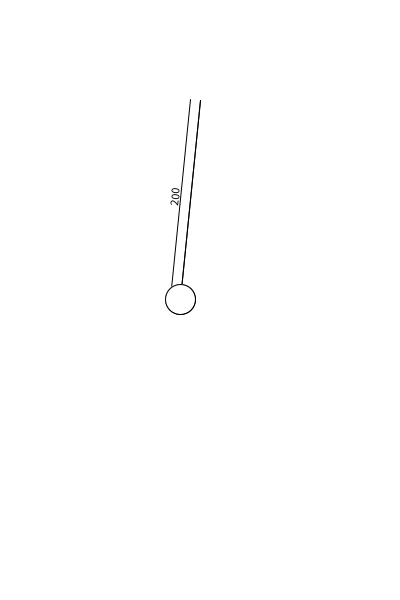
Frame 1 (no input)
Frame 60 (the mouse pressed at the canvas centre just before this capture): identical to frame 1, image omitted
Frame 120 (the mouse held since frame 60 and released just before this capture): identical to frame 1, image omitted

The Processing sketch that drew this single still picture (run headless with seeded random() and noise(); from frame 60 on, the mouse is pressed at the canvas centre):

// Processing sketch: week05_09_pendulum_final_target
// ── week05_09_pendulum_final_target.pde
//https://www.youtube.com/watch?v=sJG-rXBbmCc
// For the Love of Physics - Walter Lewin - May 16, 2011
//F=mg, 在切線上的分量是 mg*sin(angle) = F = ma
// a = g*sin(angle)
// v+=a; dx+=v; len*sin(dangle)=dx
// dangle = arccos(dx/len)
PVector p0, p1;
float angle=0.1, angle0=0.1, len=200;
float dangle=0, v=0;
boolean bAnim=false;
void setup(){
  size(400,600);
  p0=new PVector(200,100);
}
void draw(){
  background(255);
  drawLine(p0, len, angle0, true);//秀出對應的長度label
  drawLine(p0, len, angle, false);//用來畫動畫的單擺
  if(bAnim){
//F=mg, 在切線上的分量是 mg*sin(angle) = F = ma
// 加速度 a = g*sin(angle)
// v+=a; dx+=v; len*sin(dangle)=dx //dx是在圓弧上的位移量
// dangle = arccos(dx/len)
    float a = 0.98*sin(-angle);
    v+=a;//v接近0
    v *= 0.999;//能量耗損,剩下多少
    float dx=v;
    dangle = asin(dx/len);//糟,dx/len是0
    angle += dangle;
    println(angle+" "+dangle+" "+v);
  }
}
void drawLine(PVector p0, float len, float angle, boolean bLabel){
  float a2=angle+PI/2;
  float x=p0.x+len*cos(a2), y=p0.y+len*sin(a2);
  line(p0.x, p0.y, x, y);
  if(bLabel){//drawing label
    float shiftX=10*cos(a2+PI/2), shiftY=10*sin(a2+PI/2);
    line(p0.x+shiftX, p0.y+shiftY, x+shiftX, y+shiftY);
    fill(0);
    pushMatrix();
    translate( (p0.x+x)/2+shiftX, (p0.y+y)/2+shiftY );
    rotate(a2+PI);
    textAlign(CENTER,BOTTOM);
    text(""+int(len), 0, 0);
    popMatrix();
    fill(255);
  }
  fill(255); ellipse(x,y,30,30);
}
void lineSeg(PVector p0, PVector p1){
  line(p0.x, p0.y, p1.x, p1.y);
}
void lineSeg(PVector p0, float x, float y){
  line(p0.x, p0.y, p0.x+x, p0.y+y);
}
void mouseDragged(){
  bAnim=false;
  len=dist(mouseX,mouseY,p0.x,p0.y);
  angle0=angle=atan2(mouseY-p0.y,mouseX-p0.x)-PI/2;
  dangle=0;
  v=0;
}
void mouseReleased(){
  bAnim=true;
}
